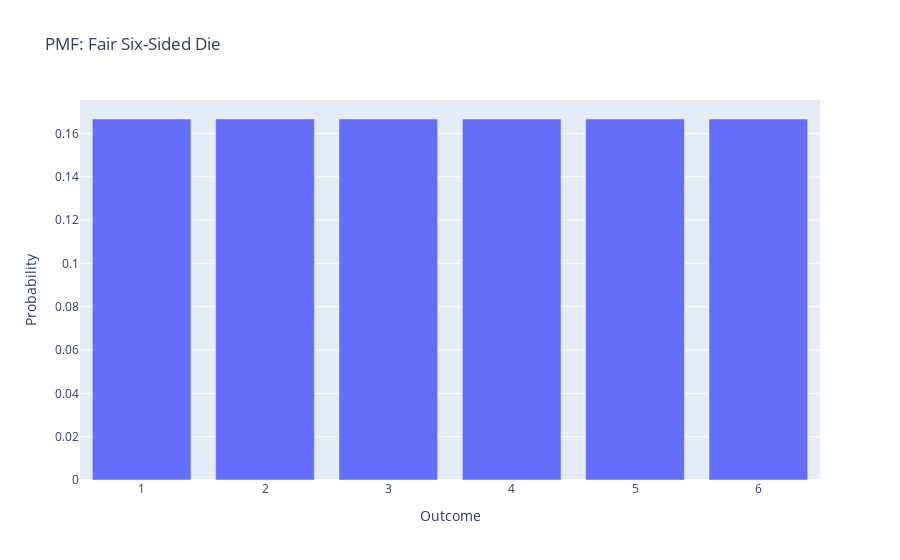

Notebook code cell kept with this figure:
### Code cell
# Visualize the PMF
df = pd.DataFrame({"Outcome": outcomes, "Probability": probabilities})
fig = px.bar(df, x="Outcome", y="Probability", title="PMF: Fair Six-Sided Die")
fig.show()

### Figure 1 — Plotly figure (JSON) as saved in the notebook; plotly's stock layout.template omitted (floating-point values rounded to 4 significant figures)
{"data": [{"hovertemplate": "Outcome=%{x}<br>Probability=%{y}<extra></extra>", "legendgroup": "", "marker": {"color": "#636efa", "pattern": {"shape": ""}}, "name": "", "orientation": "v", "showlegend": false, "textposition": "auto", "type": "bar", "x": [1, 2, 3, 4, 5, 6], "xaxis": "x", "y": [0.1667, 0.1667, 0.1667, 0.1667, 0.1667, 0.1667], "yaxis": "y"}], "layout": {"barmode": "relative", "legend": {"tracegroupgap": 0}, "title": {"text": "PMF: Fair Six-Sided Die"}, "xaxis": {"anchor": "y", "domain": [0, 1], "title": {"text": "Outcome"}}, "yaxis": {"anchor": "x", "domain": [0, 1], "title": {"text": "Probability"}}}}
